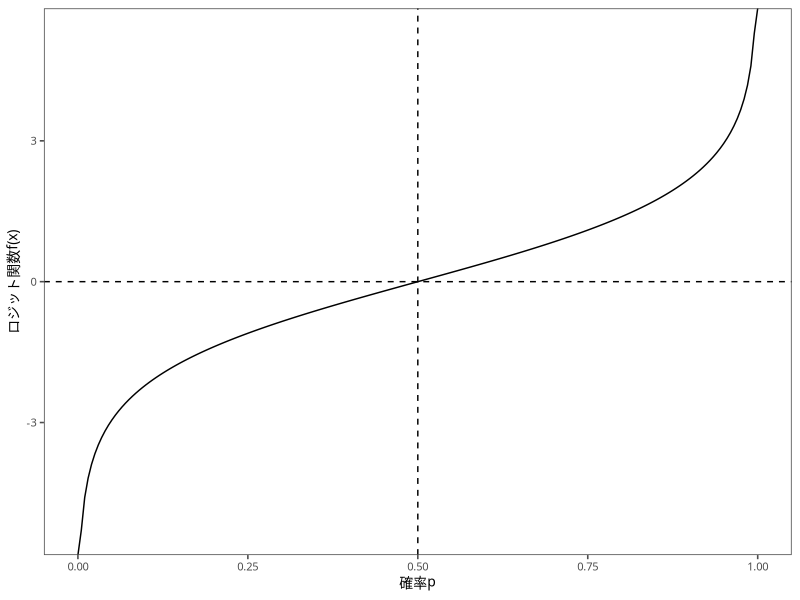
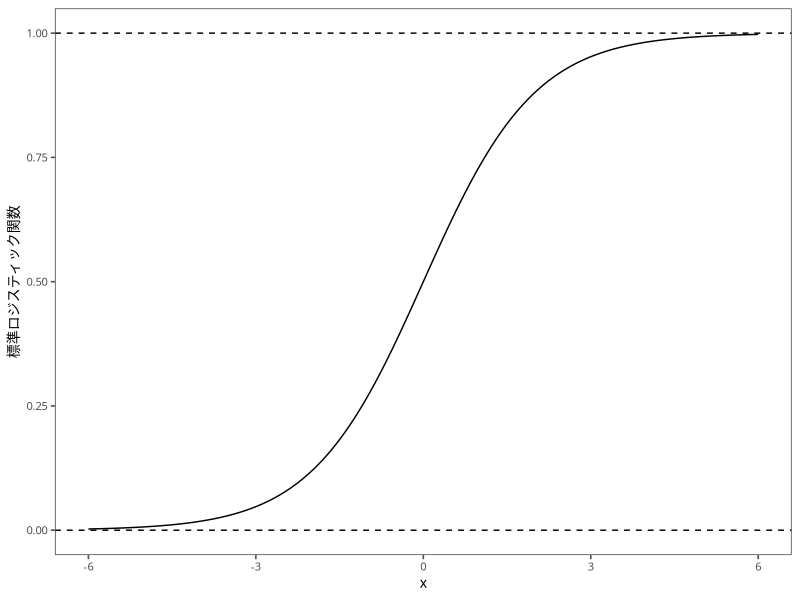

These charts were generated, in order, by the following R code:
## ---- chunk 1
#| echo: FALSE
library(tidyverse)
library(ggthemes)
mystyle <- list (#  ggplotのテーマ
  theme_few(), # ggthemesパッケージ
  theme(
    text = element_text(
      size=10,  #  フォントサイズ
     family = "HiraKakuProN-W3" # ヒラギノフォント
    )
  )
)
set.seed(123)
## ---- chunk 2
#| echo: FALSE
#| fig.cap: "ロジット関数"
#| fig.height: 6
#| fig.width: 6
p <- seq(0, 1, 0.005)
logit <- log( p / (1 - p))
df <- data.frame(p, logit)
g <- ggplot(df) + aes(x = p, y = logit) + geom_line() # 折れ線グラフ
g <- g + geom_hline(yintercept = 0, linetype = "dashed") + geom_vline(xintercept = 0.5, linetype = "dashed")
g <- g + labs(x = "確率p", y = "ロジット関数f(x)") + mystyle
print(g)
## ---- chunk 3
#| echo: FALSE
#| fig.cap: "標準ロジスティック関数"
#| fig.height: 6
#| fig.width: 6
#| fig.align: "center"
#| fig.asp: 1
#| fig.show: "hold"
#| fig.lp: "fig:logistic"
#| fig.env: "figure*"

x <- seq(-6, 6, 0.005)
logistic <- exp(x) / (1 + exp(x))
df <- data.frame(x, logistic)
g <- ggplot(df) + aes(x = x, y = logistic) + geom_line() # 折れ線グラフ
g <- g + geom_hline(yintercept = c(0,1), linetype = "dashed")
g <- g + labs(x = "x", y = "標準ロジスティック関数") + mystyle
print(g)
## ---- chunk 4
df <- read_csv("data/fraud.csv") %>%
  select(SCODE, Year,NKILM, FEM_NUM, BOARDSIZE, IDOUT_NUM,AGE_AVERAGE, ROA, DASS, FRAUD)
df$Year <- as.factor(df$Year)
df$NKILM <- as.factor(df$NKILM)
glimpse(df)
## ---- chunk 5
model_1 <- glm(FRAUD ~ BOARDSIZE + AGE_AVERAGE,   
               family = binomial(link = "logit"), data = df)
summary(model_1)
